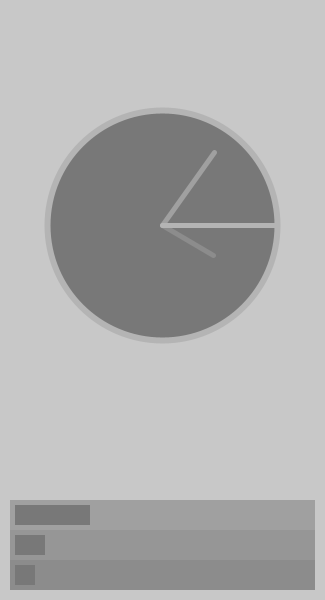
Frame 1 (no input)
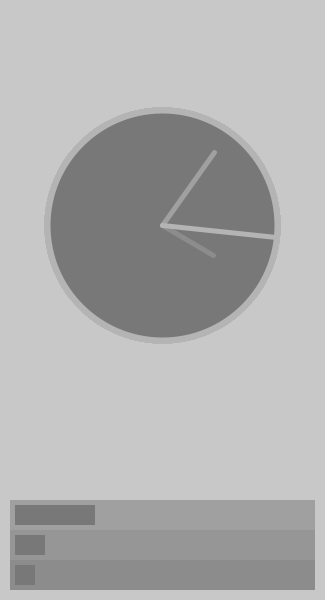
Frame 60 (the mouse pressed at the canvas centre just before this capture)
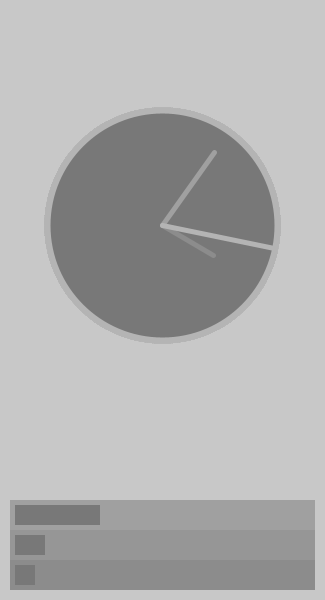
Frame 120 (the mouse held since frame 60 and released just before this capture)

The Processing sketch that drew these frames (run headless with seeded random() and noise(); from frame 60 on, the mouse is pressed at the canvas centre):

// Processing sketch: processing_72945
// ── processing_72945.pde

int hours;
int minutes;
int seconds;


//setup
void setup ()
{
size (325,600);
background (200);
colorMode (HSB);
}



//Draw
 void draw() {

   int s = second ();
   int m = minute ();
   int h = hour ();
   
    // fix for 24 hour clock
    if(hours > 12) {
     hours -= 12; 


  }



/////////////////////////BOTTOM PART///////////////////////////////

//hour
   noStroke();
   fill (140);
   rect (10,560,305,30);
   //moving rect
   fill (120);
   rect (15,565,h*5,20);
   noFill();
   

//minute
   noStroke();
   fill (150);
   rect (10,530,305,30);    
   //moving rect
   fill (120);
   rect (15,535,m*5,20);
   noFill();
  
    
//seconds  
   noStroke();
   fill (160);
   rect (10,500,305 ,30);  
    //moving rect
   fill (120);
   rect (15,505,s*5,20);
   noFill();
   
////////////////////////BOTTOM PART END/////////////////////////////

//----------------------------------------------------------------//
 
////////////////////////ROUND COLOCK////////////////////////////////
 
fill (120); 
strokeWeight(6);
stroke(180);
ellipse (width/2,225,230,230);
noFill();
noStroke();

//cenert sketch

translate (width/2,225);
 
// hour

strokeWeight(5);
stroke(140);
pushMatrix();
rotate(radians (30*h));
line(0,0,0,-60);
popMatrix();


//minute

strokeWeight(5);
stroke (160);
pushMatrix();
rotate(radians (6*m));
line(0,0,0,-90);
popMatrix();



//seconds
 
 
strokeWeight (5);
stroke(180);
pushMatrix();
rotate(radians (6*s));
line(0,0,0,-115);
popMatrix();
  

////////////////////////ROUND CLOCK END/////////////////////////////
 }
